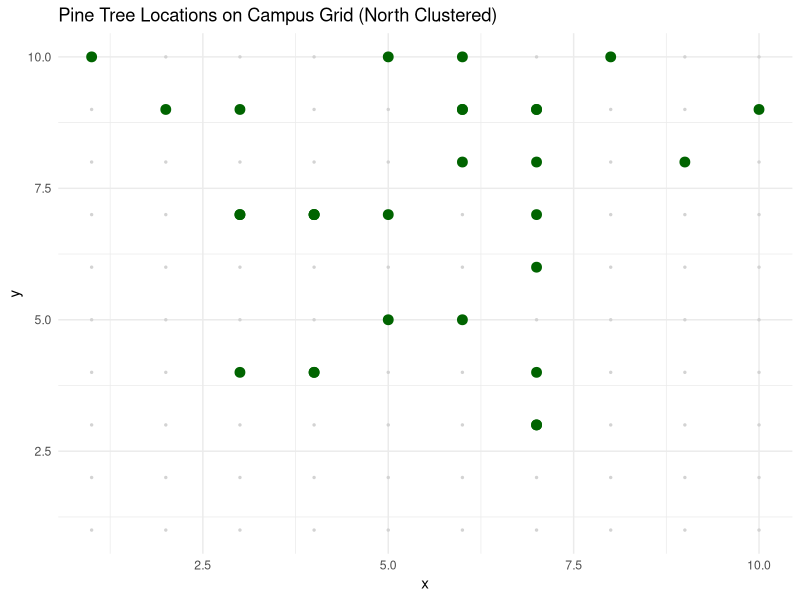
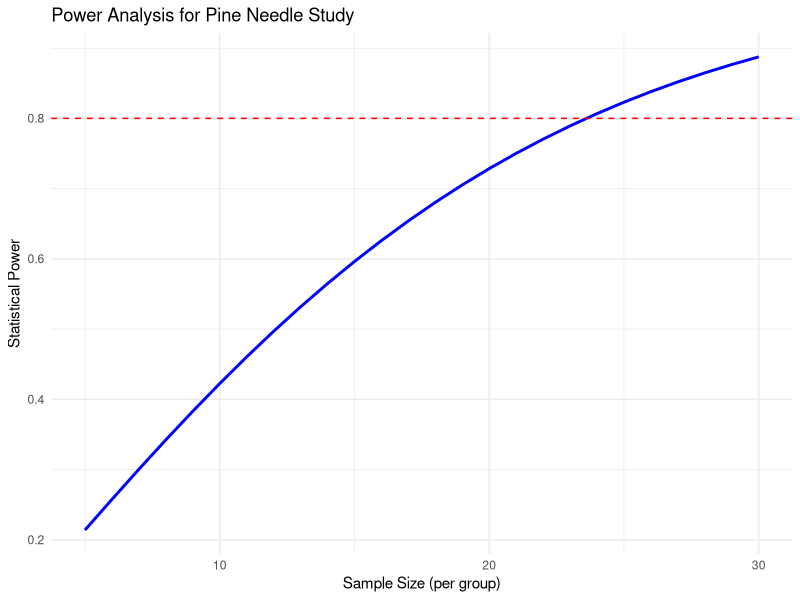

Source code (R) for these figures, in order:
## ---- chunk 1
#| message: false
#| warning: false
#| include: false
#| 
library(tidyverse)
library(patchwork)
library(flextable)
library(pwr)  # For power analysis
library(ggplot2)
library(viridis)

# Set a seed for reproducibility
set.seed(42)
## ---- chunk 2
#| paged-print: false

# Example of randomization in R
# Select 10 trees randomly from 100 possible trees
all_trees <- 1:100
selected_trees <- sample(all_trees, 10)

# Randomly assign 5 trees to treatment and 5 to control
treatment_trees <- sample(selected_trees, 5)
control_trees <- selected_trees[!selected_trees %in% treatment_trees]

# Display results
data.frame(
  Treatment = treatment_trees,
  Control = control_trees
)

## ---- chunk 3
#| echo: false
#| fig-height: 5
#| fig-width: 5
# Let's create a campus map grid (simplified)
campus_grid <- expand.grid(x = 1:10, y = 1:10)

# Place "pine trees" clustered toward the north side (higher y values)
set.seed(46)
pine_locations <- data.frame(
  x = sample(1:10, 30, replace = TRUE),
  # Using rbeta to skew distribution toward higher y values
  # Alpha=1, Beta=3 creates right-skewed distribution, then scale to 1-10 range
  y = round(rbeta(30, 3, 1) * 9 + 1)
)

# Plot the campus and trees
ggplot() +
  geom_point(data = campus_grid, aes(x, y), color = "lightgrey", size = 0.5) +
  geom_point(data = pine_locations, aes(x, y), color = "darkgreen", size = 3) +
  theme_minimal() +
  labs(title = "Pine Tree Locations on Campus Grid (North Clustered)")
## ---- chunk 4
# A priori power analysis for t-test
# How many samples needed per group?

# Parameters
effect_size <- 0.8  # Cohen's d
significance <- 0.05
desired_power <- 0.8

# Calculate sample size needed
pwr.t.test(d = effect_size, 
           sig.level = significance,
           power = desired_power,
           type = "two.sample")
## ---- chunk 5
# Post hoc power analysis
# If we had n = 20 per group

# Parameters
effect_size <- 0.5  # Medium effect size
significance <- 0.05
sample_size <- 20  # per group

# Calculate achieved power
pwr.t.test(n = sample_size,
           d = effect_size,
           sig.level = 0.05,
           type = "two.sample")
## ---- chunk 6
#| fig-height: 4
#| fig-width: 4
# Based on pilot data, we have these estimates:
exposed_mean <- 75    # mm
sheltered_mean <- 85  # mm
pooled_sd <- 12       # mm

# Calculate Cohen's d effect size
effect_size <- abs(exposed_mean - sheltered_mean) / pooled_sd
effect_size

# A priori power analysis
pwr.t.test(d = effect_size,
           sig.level = 0.05,
           power = 0.8,
           type = "two.sample")


## ---- chunk 7
#| echo: false
#| fig-height: 4
#| fig-width: 4

# Visualize the power curve
sample_sizes <- seq(5, 30, by = 1)
power_values <- sapply(sample_sizes, function(n) {
  power <- pwr.t.test(n = n,
                     d = effect_size,
                     sig.level = 0.05,
                     type = "two.sample")$power
  return(power)
})

power_df <- data.frame(
  sample_size = sample_sizes,
  power = power_values
)

ggplot(power_df, aes(x = sample_size, y = power)) +
  geom_line(color = "blue", size = 1) +
  geom_hline(yintercept = 0.8, linetype = "dashed", color = "red") +
  theme_minimal() +
  labs(title = "Power Analysis for Pine Needle Study",
       x = "Sample Size (per group)",
       y = "Statistical Power")
